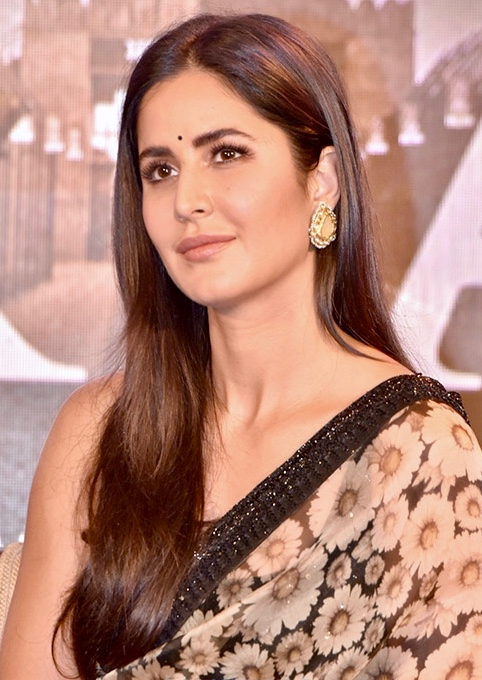
#> input picture Assignment1/Katrina_Kaif.jpg, 482 x 680 px
$ jupyter execute --allow-errors 'Assignment 1.ipynb'
#> lines starting #> are read from the running program, lines starting #| are printed output that depends on the picture
[cell 1]
import cv2 as cv
import numpy as np
import matplotlib.pyplot as plt

[cell 2]
#computing the histogram of the given image
img = cv.imread('Katrina_Kaif.jpg',cv.IMREAD_COLOR )
#> img is the input picture: shape (680, 482, 3); mean B, G, R 117.8, 132.6, 179.5
color=('b','g','r')
for i, c in enumerate(color):
    hist = cv.calcHist([img], [i], None, [256], [0,256])
    plt.plot(hist,color=c )
plt.xlim([0,256])
plt.show()
#> figure, not shown here; curve peaks at x = 0, y = 9389; curve peaks at x = 177, y = 3877; curve peaks at x = 246, y = 10420

[cell 3]
img = cv.imread('Katrina_Kaif.jpg', cv.IMREAD_GRAYSCALE )
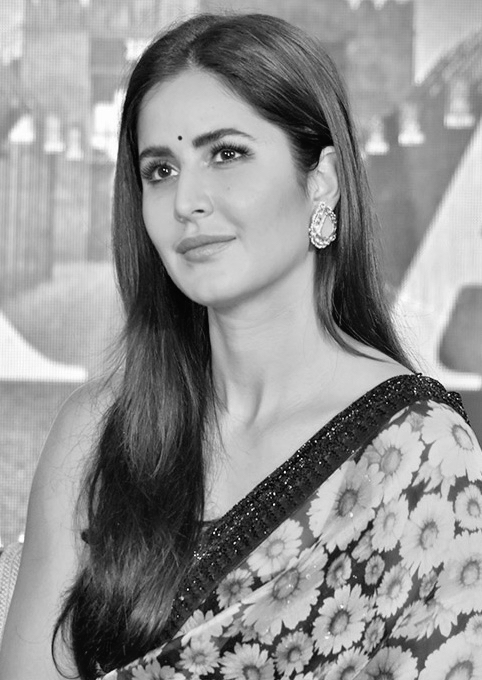
#> img: shape (680, 482); min 2, max 255, mean 145
hist,bins=np.histogram(img.ravel(), 256, [0,256])
#> hist = 256 values, max 4247 at index 196, min 0 at index 0, mean 1280.3; bins = 257 values from 0 to 256
cdf=hist.cumsum()
#> cdf = 256 values from 0 to 327760
cdf_normalized=cdf*hist.max()/cdf.max()
#> cdf_normalized = 256 values from 0 to 4247
plt.plot(cdf_normalized , color='b')
plt.hist(img.flatten(), 256,[0,256],color='r')
plt.xlim([0,256])
plt.legend(('cdf','histogram'),loc='upper left')
plt.title('Histogram of the Original Image')
plt.show()
#> figure, not shown here; tallest bar 4247 high, from x = 196 to 197; curve peaks at x = 255, y = 4247
equ = cv.equalizeHist(img)
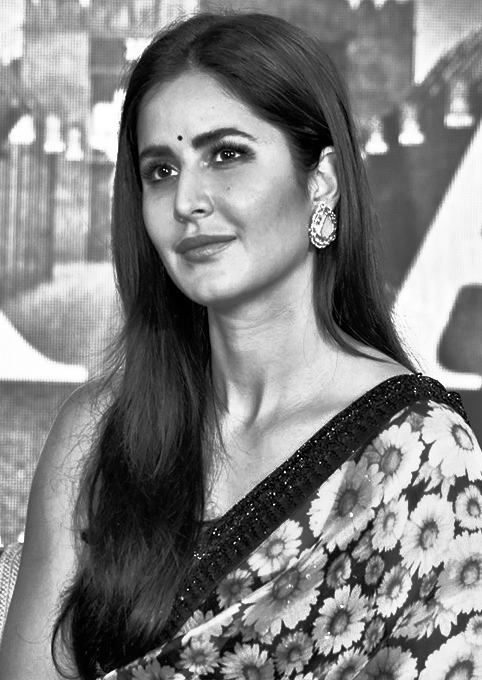
#> equ: shape (680, 482); min 0, max 255, mean 128.3
hist,bins = np.histogram(equ.ravel() ,256 , [0,256])
#> hist = 256 values, max 4247 at index 196, min 0 at index 104, mean 1280.3
cdf = hist.cumsum()
#> cdf = 256 values from 509 to 327760
cdf_normalized = cdf*hist.max()/ cdf.max()
#> cdf_normalized = 256 values from 6.6 to 4247
plt.plot(cdf_normalized , color = 'b')
plt.hist(equ.flatten() , 256 , [0,256] , color='r')
plt.xlim ([0,256] )
plt.legend(('cdf','histogram') , loc='upper left' )
plt.title('Histogram of the Equalized Image' )
plt.show()
#> figure, not shown here; tallest bar 4247 high, from x = 196 to 197; curve peaks at x = 255, y = 4247
res=np.hstack((img , equ))
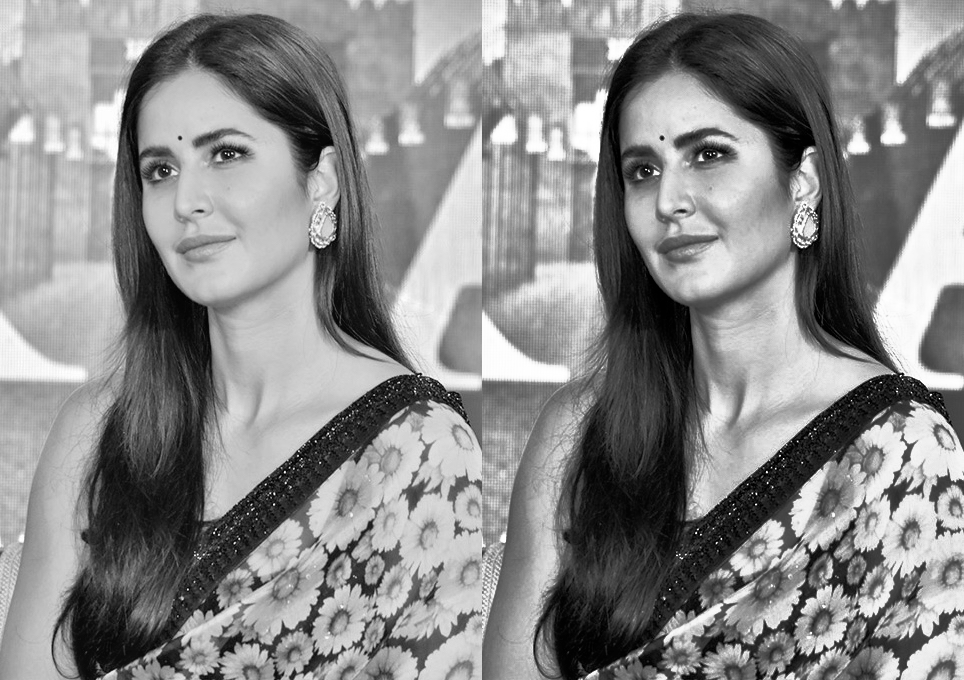
#> res: shape (680, 964); min 0, max 255, mean 136.6
plt.axis ('off' )
plt.imshow(res,cmap='gray')

[cell 4]
c = np.array([(100,50),(150,200)])
t1=np.linspace(0,c[0,1],c[0,0]+1-0).astype('uint8')
print(len(t1))
t2 = np.linspace(c[0,1]+1,c[1,1],c[1,0]-c[0,0]).astype('uint8')
print(len(t2))
t3=np.linspace(c[1,1]+1,255,255-c[1,0]).astype('uint8')
print(len(t3))
transform = np.concatenate((t1, t2), axis=0).astype('uint8')
transform = np.concatenate((transform, t3), axis=0).astype('uint8')
print(len(transform))
fig,ax = plt.subplots()
ax.plot(transform)
ax.set_xlabel(r'Input,$f(\mathbf{x})$')
ax.set_ylabel('Output,$\mathrm{T}[f(\mathbf{x})]$')
ax.set_xlim(0,255)
ax.set_ylim(0,255)
ax.set_aspect('equal')
plt.savefig('transform.png' )
#> figure, not shown here; curve peaks at x = 255, y = 255
plt.show()
img_orig =cv.imread('Katrina_Kaif.jpg' , cv.IMREAD_GRAYSCALE )
cv.namedWindow ( " Image " , cv.WINDOW_AUTOSIZE)
cv.imshow ( " Image " , img_orig)
cv.waitKey(0)
image_transformed = cv.LUT(img_orig , transform )
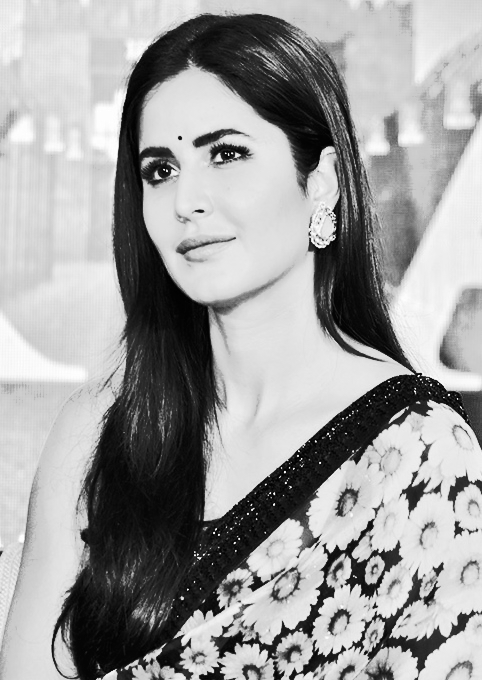
#> image_transformed: shape (680, 482); min 1, max 255, mean 157.4
cv.imshow ( "Image" , image_transformed )
cv.waitKey(0)
cv.destroyAllWindows()

[cell 5]
img_orig = cv.imread( 'Katrina_Kaif.jpg' , cv.IMREAD_COLOR )
gamma = 2
table = np.array([(i/255.0)**(gamma)*255.0 for i in np.arange(0,256)]).astype('uint8')
img_gamma = cv.LUT(img_orig, table)
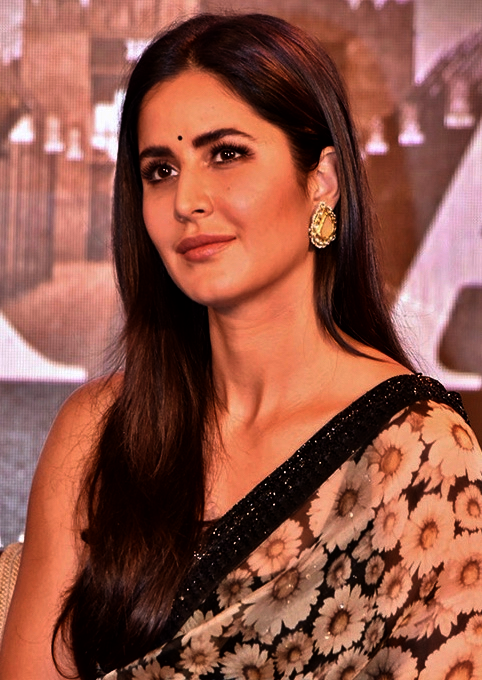
#> img_gamma: shape (680, 482, 3); mean B, G, R 69.5, 84.3, 143.5
img_orig=cv.cvtColor(img_orig , cv.COLOR_BGR2RGB )
img_gamma = cv.cvtColor(img_gamma , cv.COLOR_BGR2RGB )
f,axarr=plt.subplots(1,2)
#> (the rest of this cell did not finish here and is left out)

[cell 6]
gamma=4
f=cv.imread( 'Katrina_Kaif.jpg' , cv.IMREAD_GRAYSCALE)/255.
#> f: shape (680, 482) float64; min 0.00784, max 1, mean 0.568

cv.namedWindow('Image',cv.WINDOW_AUTOSIZE)
cv.imshow('Image',f)
cv.waitKey(0)
g=f**gamma
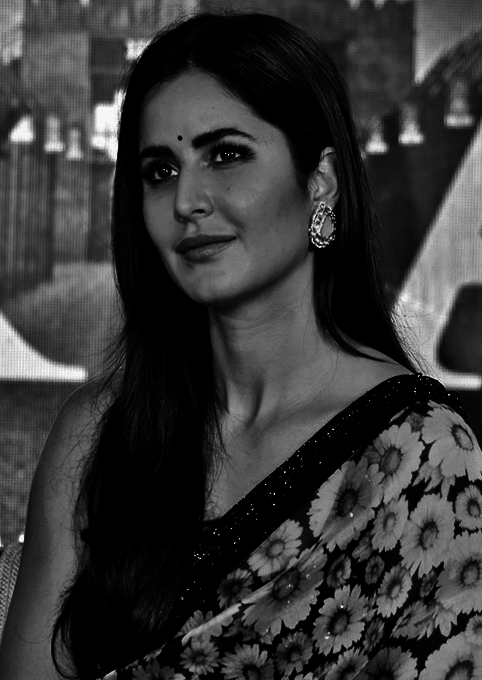
#> g: shape (680, 482) float64; min 3.78e-09, max 1, mean 0.211
cv.imshow('Image',g)
cv.waitKey(0)
cv.destroyAllWindows()

[cell 7]
img = cv.imread('Katrina_Kaif.jpg', cv.IMREAD_REDUCED_GRAYSCALE_2)
#> img: shape (340, 241); min 4, max 254, mean 145

kernel = np.array([[0, -1, 0], [-1, 5, -1], [0, -1, 0]], dtype='float') # kernel is calculated by hand
imgc = cv.filter2D(img,-1,kernel)

fig, axes  = plt.subplots(1,2, sharex='all', sharey='all', figsize=(18,18))
axes[0].imshow(img, cmap='gray')
axes[0].set_title('Original')
axes[0].set_xticks([]), axes[0].set_yticks([])
axes[1].imshow(imgc, cmap='gray')
axes[1].set_title('Sharpened')
axes[1].set_xticks([]), axes[1].set_yticks([])
plt.show()

[cell 8]
def noisy(noise_typ,image):
    """
    Parameters
    ----------
    image : ndarray
        Input image data. Will be converted to float.
    mode : str
        One of the following strings, selecting the type of noise to add:

        'gauss'     Gaussian-distributed additive noise.
        'poisson'   Poisson-distributed noise generated from the data.
        's&p'       Replaces random pixels with 0 or 1.
        'speckle'   Multiplicative noise using out = image + n*image,where
                    n is uniform noise with specified mean & variance.

        Source: https://stackoverflow.com/a/30609854
    """
#> called with noise_typ = 's&p'
    if noise_typ == "gauss":
        row,col,ch= image.shape
        mean = 0
        var = 100.
        sigma = var**0.5
        gauss = np.random.normal(mean,sigma,(row,col,ch))
        gauss = gauss.reshape(row,col,ch)
        noisy = image + gauss
        noisy = np.clip(noisy, 0.0, 255.0)
        print(stats.describe(noisy.ravel()))
        return noisy
    elif noise_typ == "s&p":
        # row,col,ch = image.shape
        s_vs_p = 0.5
        amount = 0.2
        out = np.copy(image)
        # Salt mode
        num_salt = np.ceil(amount * image.size * s_vs_p)
#> num_salt = 2057
        coords = [np.random.randint(0, i - 1, int(num_salt))
              for i in image.shape]
        out[coords] = 255

        # Pepper mode
        num_pepper = np.ceil(amount* image.size * (1. - s_vs_p))
#> num_pepper = 2057
        coords = [np.random.randint(0, i - 1, int(num_pepper))
              for i in image.shape]
        out[coords] = 0
        return out
    elif noise_typ == "poisson":
        vals = len(np.unique(image))
        vals = 2 ** np.ceil(np.log2(vals))
        noisy = np.random.poisson(image * vals) / float(vals)
        return noisy
    elif noise_typ =="speckle":
        row,col,ch = image.shape
        gauss = np.random.randn(row,col,ch)
        gauss = gauss.reshape(row,col,ch)
        noisy = image + image * gauss
        noisy = np.clip(noisy, 0.0, 255.0)
        return noisy

[cell 9]
img = cv.imread('Katrina_Kaif.jpg', cv.IMREAD_REDUCED_GRAYSCALE_4)
imn =  noisy('s&p', img.astype('float32'))

ksize = np.array([3, 5, 7])
sigma = (ksize-1)/2.
print(sigma)

fig, axes  = plt.subplots(1, 3, sharex='all', sharey='all', figsize=(12,12))

for i in range(3):
    imf = cv.GaussianBlur(imn, (ksize[i], ksize[i]), sigmaX=sigma[i], sigmaY=sigma[i])
    axes[i].imshow(imf, cmap='gray')
    axes[i].set_title(r'${0}\times {0}$'.format(ksize[i]))
    axes[i].set_xticks([]), axes[i].set_yticks([])
#> this loop made 3 passes
#> pass 1, `imf = cv.GaussianBlur(imn, (ksize[i], ksize[i]), sigmaX=sigma[i], sigm..`:
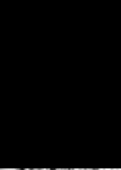
#> imf: shape (170, 121) float32; min 0, max 95.67, mean 0.6; drawn with min black and max white

[cell 10]
fig, axes  = plt.subplots(1, 2, sharex='all', sharey='all', figsize=(12,12))
imf = cv.medianBlur(imn, 3)
axes[0].imshow(imn, cmap='gray')
axes[1].imshow(imf, cmap='gray')
plt.show()

[cell 11]
img = cv.imread('Katrina_Kaif.jpg')
sigma = 2     #sigma is 2
k_width = 2*(3*sigma)+1 # size is 13
G_img = cv.GaussianBlur(img,(k_width,k_width),sigma)
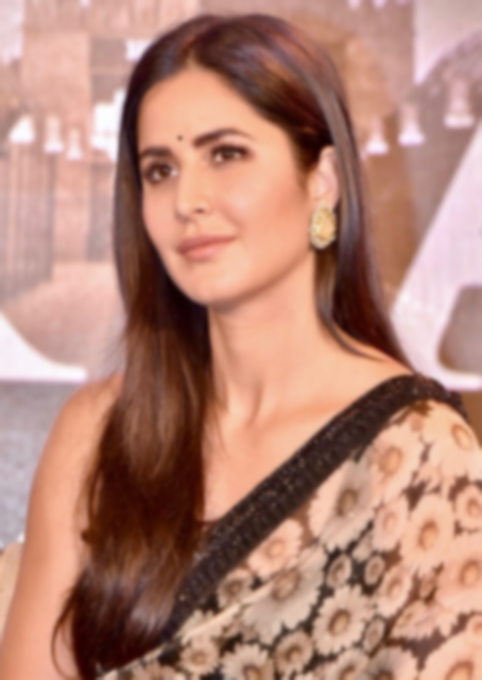
#> G_img: shape (680, 482, 3); mean B, G, R 117.8, 132.6, 179.5
fig,(ax1,ax2) = plt.subplots(1,2 , figsize=(6,6))
ax1.imshow(cv.cvtColor(img,  cv . COLOR_BGR2RGB))
ax1.axis("off")
ax2.imshow(cv.cvtColor(G_img,  cv . COLOR_BGR2RGB))
ax2.axis("off")
#> Out = (-0.5, 481.5, 679.5, -0.5)

[cell 12]
img = cv.imread('Katrina_Kaif.jpg')
sigma =3
k_width = 2*(3*sigma)+1
blured_img = cv.GaussianBlur(img,(k_width,k_width),0)
unsharp_masked_img= cv.addWeighted(img,2.5,blured_img,-1.5,0)
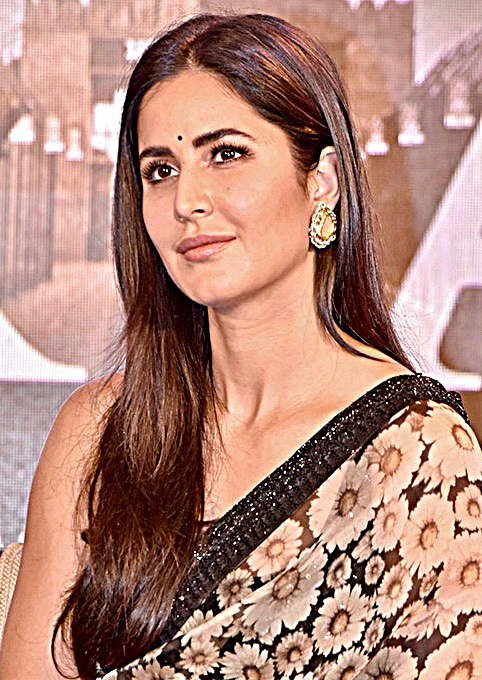
#> unsharp_masked_img: shape (680, 482, 3); mean B, G, R 119.4, 133.8, 178.1
fig,(ax1,ax2) = plt.subplots(1,2,  figsize=(6,6))
ax1.imshow(cv.cvtColor(img,  cv . COLOR_BGR2RGB))
ax1.axis("off")
ax2.imshow(cv.cvtColor(unsharp_masked_img,  cv . COLOR_BGR2RGB))
ax2.axis("off")
#> Out = (-0.5, 481.5, 679.5, -0.5)

[cell 13]
img = cv.imread('Katrina_Kaif.jpg')
kernal_size=3
median_blurred_img = cv.medianBlur(img,kernal_size)
fig,(ax1,ax2) = plt.subplots(1,2,  figsize=(6,6))
ax1.imshow(cv.cvtColor(img,  cv . COLOR_BGR2RGB))
ax1.axis("off")
ax2.imshow(cv.cvtColor(median_blurred_img,  cv . COLOR_BGR2RGB))
ax2.axis("off")
#> Out = (-0.5, 481.5, 679.5, -0.5)

[cell 14]
img = cv.imread('Katrina_Kaif.jpg')
biletral_img = cv.bilateralFilter(img,14,75,75)
fig,(ax1,ax2) = plt.subplots(1,2,  figsize=(7,7))
ax1.imshow(cv.cvtColor(img,  cv . COLOR_BGR2RGB))
ax1.axis("off")
ax2.imshow(cv.cvtColor(biletral_img,  cv . COLOR_BGR2RGB))
ax2.axis("off")
#> Out = (-0.5, 481.5, 679.5, -0.5)
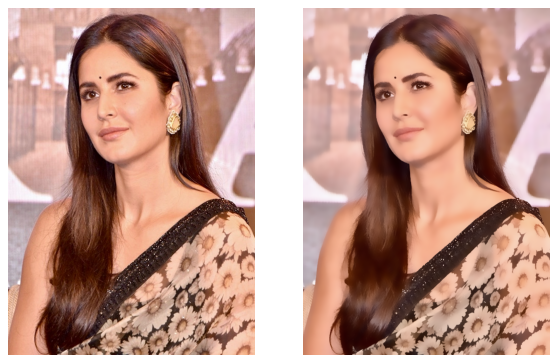
#> figure drawn by matplotlib, 2 panels
